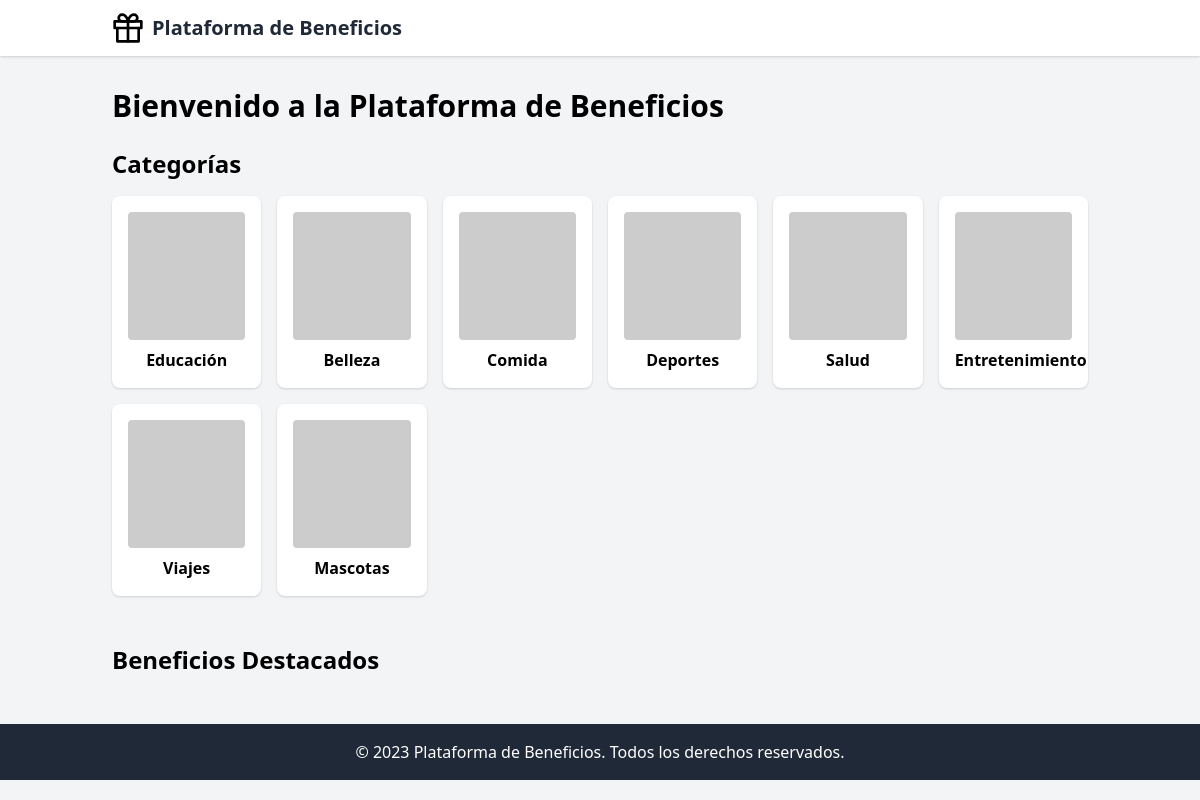
The page / on the database its author committed.
### app/models.py (models this page shows)
class Category(db.Model):
    id = db.Column(db.Integer, primary_key=True)
    name = db.Column(db.String(64), index=True, unique=True)
    image_url = db.Column(db.String(256))  # New field for category image
    benefits = db.relationship('Benefit', backref='category', lazy='dynamic')

### app/main/routes.py (the view)
@bp.route('/')
def index():
    categories = Category.query.all()
    featured_benefits = Benefit.query.filter_by(featured=True).limit(5).all()
    return render_template('index.html', categories=categories, featured_benefits=featured_benefits)

### templates/index.html (shortened to what this page needs)
{% extends "base.html" %}
{% block content %}
<h1 class="text-3xl font-bold mb-6">Bienvenido a la Plataforma de Beneficios</h1>
<section class="mb-12">
    <h2 class="text-2xl font-semibold mb-4">Categorías</h2>
    <div class="grid grid-cols-2 sm:grid-cols-3 md:grid-cols-4 lg:grid-cols-6 gap-4">
        {% for category in categories %}
        <a href="{{ url_for('main.category', id=category.id) }}" class="bg-white rounded-lg shadow p-4 text-center hover:shadow-md transition duration-300">
            <img src="{{ category.image_url }}" alt="{{ category.name }}" class="w-full h-32 object-cover mb-2 rounded">
            <h3 class="font-semibold">{{ category.name }}</h3>
        </a>
        {% endfor %}
    </div>
</section>
<section>
    <h2 class="text-2xl font-semibold mb-4">Beneficios Destacados</h2>
</section>
{% endblock %}

### templates/base.html (shortened to what this page needs)
<!DOCTYPE html>
<html lang="es">
<head>
    <link rel="stylesheet" href="{{ url_for('static', filename='css/tailwind.css') }}">
</head>
<body class="bg-gray-100">
    <header class="bg-white shadow">
        <nav class="container mx-auto px-6 py-3">
            <div class="flex justify-between items-center">
                <a href="{{ url_for('main.index') }}" class="text-xl font-bold text-gray-800 flex items-center">
                    <img src="{{ url_for('static', filename='img/logo.svg') }}" alt="Logo" class="h-8 w-8 mr-2">
                    Plataforma de Beneficios
                </a>
            </div>
        </nav>
    </header>
    <main class="container mx-auto px-6 py-8">
        {% block content %}{% endblock %}
    </main>
    <footer class="bg-gray-800 text-white py-4">
        <div class="container mx-auto px-6 text-center">
            <p>&copy; 2023 Plataforma de Beneficios. Todos los derechos reservados.</p>
        </div>
    </footer>
</body>
</html>

### rows shown on the page
Category: name "Educación"
Category: name "Belleza"
Category: name "Comida"
Category: name "Deportes"
Category: name "Salud"
Category: name "Entretenimiento"
Category: name "Viajes"
Category: name "Mascotas"
